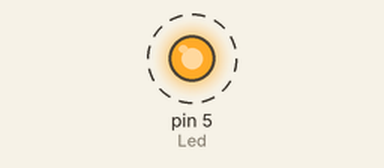
Simulated run of this sketch. Board: Arduino Uno, built with avr-gcc and run on an emulated ATmega328P. Parts: output pins drawn as LEDs (lit = HIGH). Dashed ring = blinking.

Above: at 0.5 s.
Timing chart, 0 to 4.6 s (numbered marks = the images above):
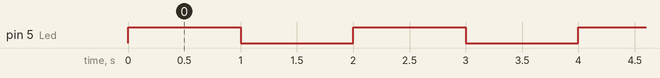

The sketch:

Blink.ino
```cpp
//Definimos nuestras constantes
#define Led 5

void setup() {
  // put your setup code here, to run once:
  //Configuramos el pin 5 como salida
  pinMode(Led,OUTPUT);

}

void loop() {
  // put your main code here, to run repeatedly:

  digitalWrite(Led,HIGH); //Establecemos en estado alto (5V) el pin 5

  delay(1000);  //Hacemos una pausa de 1000 ms

  digitalWrite(Led,LOW);  //Establecemos en estado bajo (0V) el pin 5

  delay(1000);  //Hacemos una pausa de 1000 ms

}
```

Measured:
- by itself, pin 5 (Led): alternates HIGH for 1.0 s and LOW for 1.0 s
